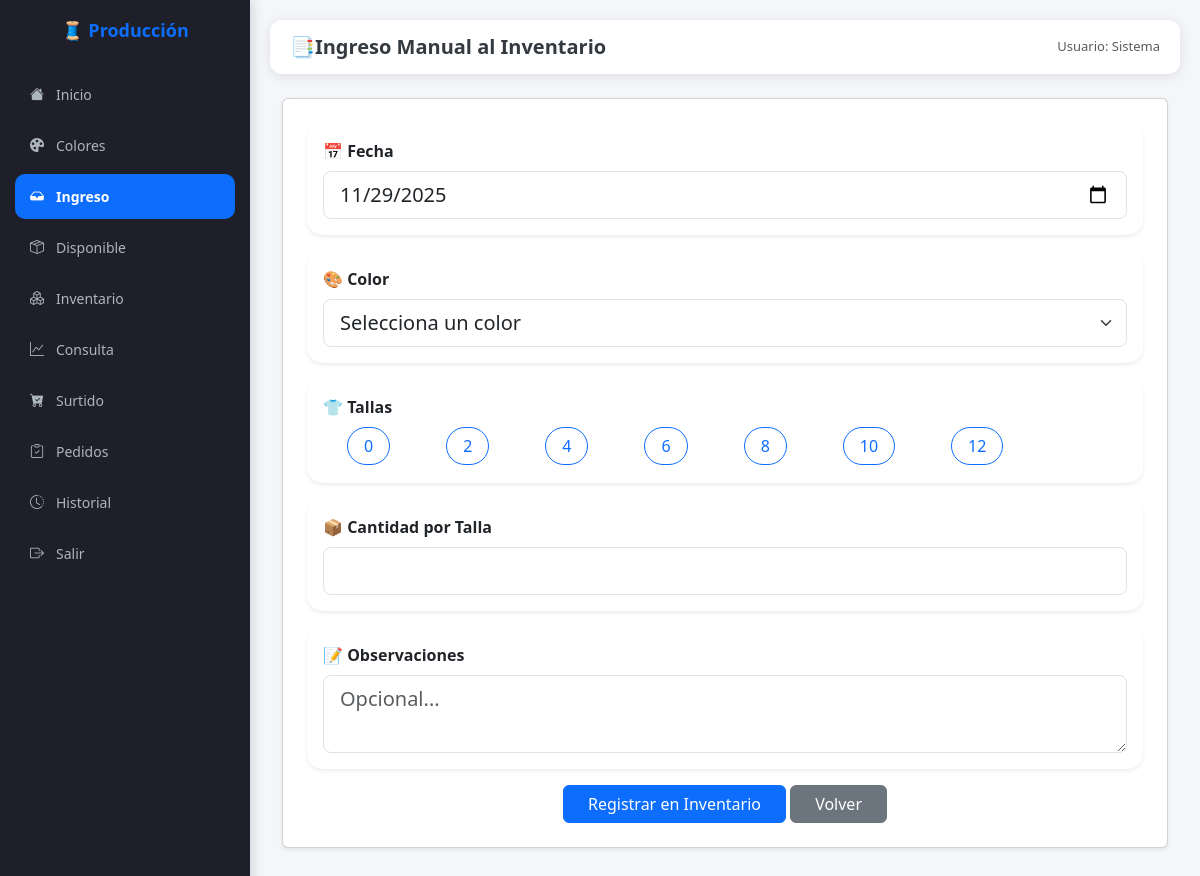
Screenshot of /ingreso_manual with the database file from the repository.
### modelos.py (models this page shows, shortened)
class Talla(db.Model):
    __tablename__ = "talla"
    id = db.Column(db.Integer, primary_key=True)
    nombre = db.Column(db.String(10), unique=True, nullable=False)
    costo = db.Column(db.Float, nullable=False, default=0.0)
    producciones = db.relationship("Produccion", back_populates="talla")

### app.py (the view, shortened to what this page needs)
@app.route("/ingreso_manual", methods=["GET", "POST"])
def ingreso_manual():
    colores = Color.query.all()
    tallas = Talla.query.all()
    fecha_hoy = datetime.now(ZoneInfo("America/Tijuana")).strftime("%Y-%m-%d")
    usuario_actual = session.get("usuario", "Sistema")
    return render_template("ingreso_manual.html", colores=colores, tallas=tallas, fecha_hoy=fecha_hoy)

### templates/ingreso_manual.html (shortened to what this page needs)
{% extends "base.html" %}
{% block header %}📑Ingreso Manual al Inventario{% endblock %}
{% block content %}
<div class="container mt-4">
    <div class="card shadow-sm p-4">
        <form method="POST">
            <div class="card shadow-sm mb-3 p-3 border-0 rounded-4">
                <label for="fecha" class="form-label fs-6 fw-bold">📅 Fecha</label>
                <input type="date" class="form-control form-control-lg" id="fecha" name="fecha" value="{{ fecha_hoy }}" required>
            </div>
            <div class="card shadow-sm mb-3 p-3 border-0 rounded-4">
                <label for="color" class="form-label fs-6 fw-bold">🎨 Color</label>
                <select class="form-select form-select-lg" id="color" name="color" required>
                    <option value="">Selecciona un color</option>
                </select>
            </div>
            <div class="card shadow-sm mb-3 p-3 border-0 rounded-4">
                <label class="form-label fs-6 fw-bold">👕 Tallas</label>
                <div class="d-flex flex-wrap gap-3">
                    {% for t in tallas %}
                        <div class="form-check form-check-inline">
                            <label class="btn btn-outline-primary rounded-pill px-3" for="talla{{ t.id }}">
                                {{ t.nombre }}
                            </label>
                        </div>
                    {% endfor %}
                </div>
            </div>
            <div class="card shadow-sm mb-3 p-3 border-0 rounded-4">
                <label for="cantidad" class="form-label fs-6 fw-bold">📦 Cantidad por Talla</label>
                <input type="number" class="form-control form-control-lg" id="cantidad" name="cantidad" min="1" required>
            </div>
            <div class="card shadow-sm mb-3 p-3 border-0 rounded-4">
                <label for="observaciones" class="form-label fs-6 fw-bold">📝 Observaciones</label>
                <textarea class="form-control form-control-lg" id="observaciones" name="observaciones" rows="2" placeholder="Opcional..."></textarea>
            </div>
            <div class="text-center mt-3">
                <button type="submit" class="btn btn-primary px-4">Registrar en Inventario</button>
                <a href="{{ url_for('inventario_disponible') }}" class="btn btn-secondary px-4">Volver</a>
            </div>
        </form>
    </div>
</div>
{% endblock %}

### templates/base.html (style rules this page uses)
* { margin: 0; padding: 0; box-sizing: border-box; }
html, body { height: 100%; width: 100%; }
body { font-family: 'Segoe UI', Tahoma, Geneva, Verdana, sans-serif; background: #f5f6fa; display: flex; flex-direction: column; padding-bottom: 80px; }

### rows the page displays
Talla: nombre "0"
Talla: nombre "2"
Talla: nombre "4"
Talla: nombre "6"
Talla: nombre "8"
Talla: nombre "10"
Talla: nombre "12"
